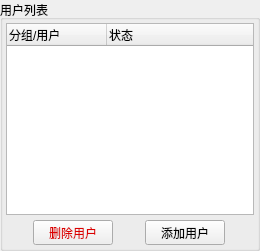
        <widget class="QGroupBox" name="UserListGroupBox">
         <property name="maximumSize">
          <size>
           <width>260</width>
           <height>16777215</height>
          </size>
         </property>
         <property name="title">
          <string>用户列表</string>
         </property>
         <layout class="QVBoxLayout" name="UserListLayout">
          <property name="spacing">
           <number>5</number>
          </property>
          <property name="leftMargin">
           <number>3</number>
          </property>
          <property name="topMargin">
           <number>3</number>
          </property>
          <property name="rightMargin">
           <number>3</number>
          </property>
          <property name="bottomMargin">
           <number>3</number>
          </property>
          <item>
           <widget class="QTreeWidget" name="UserTreeWidget">
            <property name="minimumSize">
             <size>
              <width>230</width>
              <height>0</height>
             </size>
            </property>
            <property name="maximumSize">
             <size>
              <width>250</width>
              <height>16777215</height>
             </size>
            </property>
            <property name="sizeAdjustPolicy">
             <enum>QAbstractScrollArea::SizeAdjustPolicy::AdjustIgnored</enum>
            </property>
            <property name="tabKeyNavigation">
             <bool>true</bool>
            </property>
            <property name="dragEnabled">
             <bool>true</bool>
            </property>
            <property name="dragDropMode">
             <enum>QAbstractItemView::DragDropMode::DragDrop</enum>
            </property>
            <property name="defaultDropAction">
             <enum>Qt::DropAction::MoveAction</enum>
            </property>
            <property name="alternatingRowColors">
             <bool>true</bool>
            </property>
            <property name="sortingEnabled">
             <bool>false</bool>
            </property>
            <property name="animated">
             <bool>true</bool>
            </property>
            <property name="allColumnsShowFocus">
             <bool>false</bool>
            </property>
            <property name="headerHidden">
             <bool>false</bool>
            </property>
            <property name="columnCount">
             <number>2</number>
            </property>
            <attribute name="headerCascadingSectionResizes">
             <bool>false</bool>
            </attribute>
            <attribute name="headerHighlightSections">
             <bool>false</bool>
            </attribute>
            <attribute name="headerShowSortIndicator" stdset="0">
             <bool>false</bool>
            </attribute>
            <column>
             <property name="text">
              <string notr="true">分组/用户</string>
             </property>
            </column>
            <column>
             <property name="text">
              <string>状态</string>
             </property>
            </column>
           </widget>
          </item>
          <item>
           <layout class="QHBoxLayout" name="UserListControlLayout">
            <property name="spacing">
             <number>5</number>
            </property>
            <item>
             <widget class="QPushButton" name="DelUserButton">
              <property name="minimumSize">
               <size>
                <width>80</width>
                <height>25</height>
               </size>
              </property>
              <property name="maximumSize">
               <size>
                <width>80</width>
                <height>25</height>
               </size>
              </property>
              <property name="styleSheet">
               <string notr="true">QPushButton {
	color: #DC0000;
}</string>
              </property>
              <property name="text">
               <string>删除用户</string>
              </property>
             </widget>
            </item>
            <item>
             <widget class="QPushButton" name="AddUserButton">
              <property name="minimumSize">
               <size>
                <width>80</width>
                <height>25</height>
               </size>
              </property>
              <property name="maximumSize">
               <size>
                <width>80</width>
                <height>25</height>
               </size>
              </property>
              <property name="text">
               <string>添加用户</string>
              </property>
             </widget>
            </item>
           </layout>
          </item>
         </layout>
        </widget>
